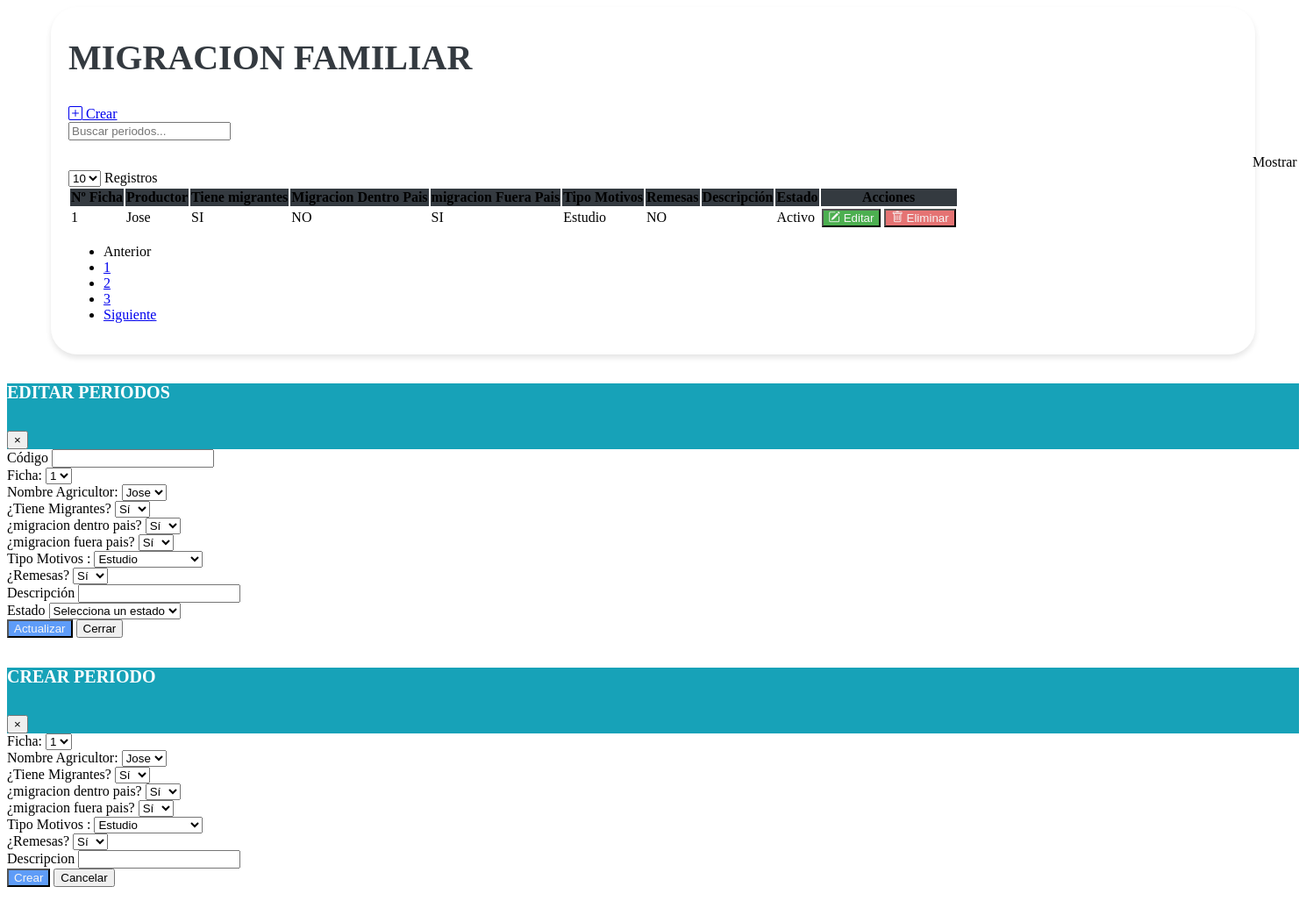
Before: /vistas/Mantenimiento_Migracion_Familiar.php with the older database file.
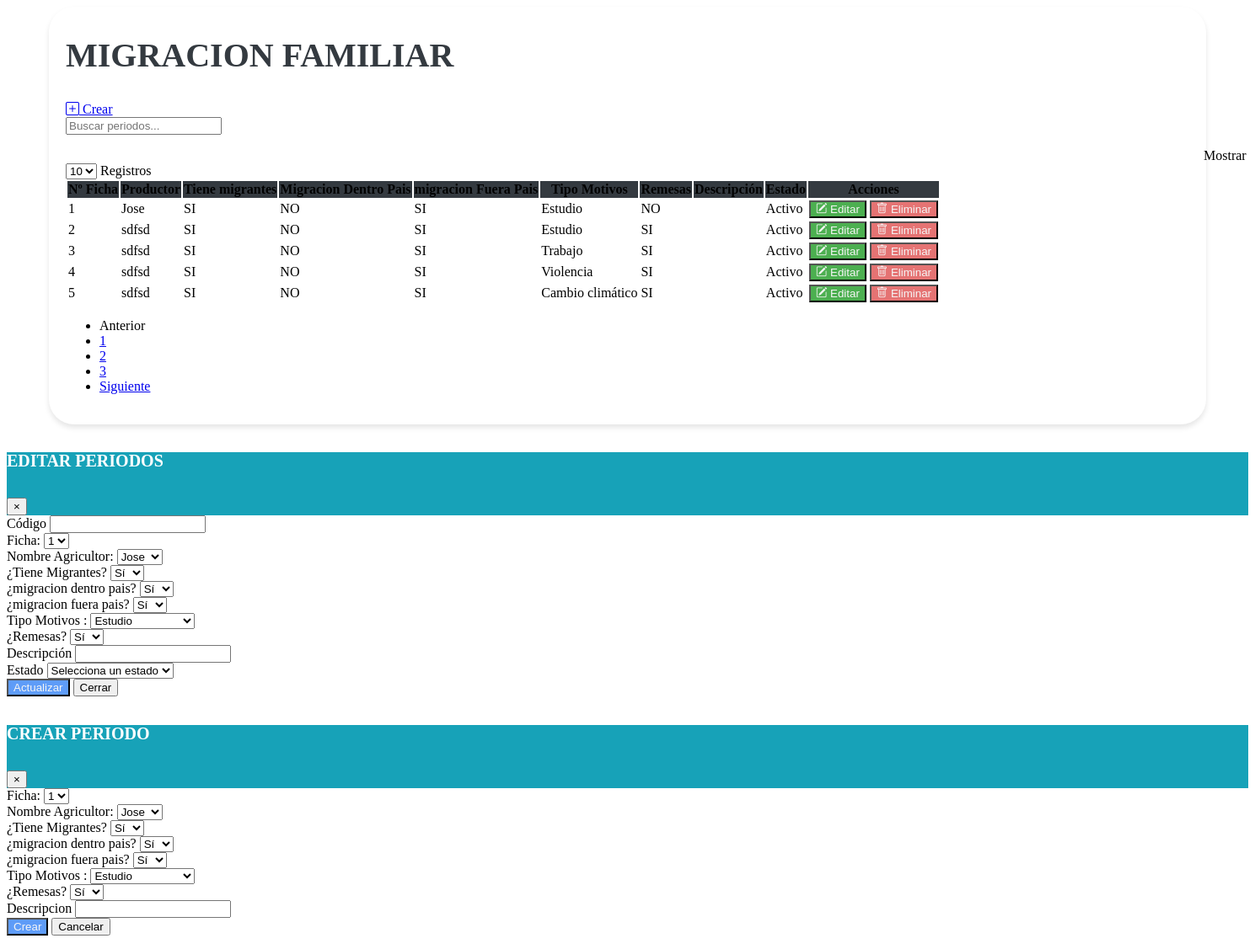
After: the same page with the newer database file.
### tables this page shows
CREATE TABLE `tbl_migracion_familiar` (
  `id_ficha` bigint(20) DEFAULT NULL,
  `id_productor` bigint(20) DEFAULT NULL,
  `id_migracion` bigint(20) NOT NULL,
  `tiene_migrantes` enum('S','N') DEFAULT NULL,
  `migracion_dentro_pais` enum('S','N') DEFAULT NULL,
  `migracion_fuera_pais` enum('S','N') DEFAULT NULL,
  `id_tipo_motivos` bigint(20) NOT NULL,
  `remesas` enum('S','N') DEFAULT NULL,
  `descripcion` text DEFAULT NULL,
  `creado_por` varchar(50) DEFAULT NULL,
  `fecha_creacion` timestamp NOT NULL DEFAULT current_timestamp(),
  `modificado_por` varchar(50) DEFAULT NULL,
  `fecha_modificacion` timestamp NOT NULL DEFAULT current_timestamp() ON UPDATE current_timestamp(),
  `estado` enum('A','I') DEFAULT NULL
);

CREATE TABLE `tbl_productor` (
  `id_ficha` varchar(50) DEFAULT NULL,
  `id_productor` bigint(20) NOT NULL,
  `primer_nombre` varchar(255) DEFAULT NULL,
  `segundo_nombre` varchar(255) DEFAULT NULL,
  `primer_apellido` varchar(255) DEFAULT NULL,
  `segundo_apellido` varchar(255) DEFAULT NULL,
  `identificacion` bigint(20) DEFAULT NULL,
  `fecha_nacimiento` date DEFAULT NULL,
  `genero` varchar(10) DEFAULT NULL,
  `estado_civil` varchar(20) DEFAULT NULL,
  `nivel_escolaridad` varchar(50) DEFAULT NULL,
  `ultimo_grado_escolar_aprobado` varchar(50) DEFAULT NULL,
  `telefono_1` int(11) DEFAULT NULL,
  `telefono_2` int(11) DEFAULT NULL,
  `telefono_3` int(11) DEFAULT NULL,
  `email_1` varchar(255) DEFAULT NULL,
  `email_2` varchar(255) DEFAULT NULL,
  `email_3` varchar(255) DEFAULT NULL,
  `descripcion` text DEFAULT NULL,
  `creado_por` varchar(25) DEFAULT NULL,
  `fecha_creacion` timestamp NOT NULL DEFAULT current_timestamp() ON UPDATE current_timestamp(),
  `modificado_por` varchar(25) DEFAULT NULL,
  `fecha_modificacion` timestamp NOT NULL DEFAULT current_timestamp(),
  `estado` enum('A','I') DEFAULT NULL
);

CREATE TABLE `tbl_motivos_migracion` (
  `Id_motivo` bigint(20) NOT NULL,
  `Motivo` varchar(255) DEFAULT NULL,
  `Descripcion` text DEFAULT NULL,
  `Creado_por` varchar(255) DEFAULT NULL,
  `Fecha_creacion` timestamp NOT NULL DEFAULT current_timestamp(),
  `Modificado_por` varchar(255) DEFAULT NULL,
  `Fecha_Actualizacion` timestamp NOT NULL DEFAULT current_timestamp() ON UPDATE current_timestamp(),
  `Estado` enum('A','I') NOT NULL DEFAULT 'A'
);

### vistas/Mantenimiento_Migracion_Familiar.php (the view, shortened to what the rows shown need)
<link href="https://cdn.jsdelivr.net/npm/bootstrap-icons@1.10.0/font/bootstrap-icons.css" rel="stylesheet">
<link rel="stylesheet" href="assets/css/estilos.css">
<div class="containertable">
    <div class="d-flex justify-content-between align-items-end mb-4">
        <div>
            <h1 class="poppins-font mb-2">MIGRACION FAMILIAR</h1>
            <br>
        </div>
    </div>
    <div class="table-responsive">
        <table class="table table-hover">
            <thead class="table-dark text-center" style="background-color: #343A40;">
                <tr>
                    <th scope="col">Nº Ficha </th>
                    <th scope="col">Productor</th>
                    <th scope="col">Tiene migrantes</th>
                    <th scope="col">Migracion Dentro Pais</th>
                    <th scope="col">migracion Fuera Pais</th>
                    <th scope="col">Tipo Motivos</th>
                    <th scope="col">Remesas</th>
                    <th scope="col">Descripción</th>
                    <th scope="col">Estado</th>
                    <th scope="col">Acciones</th>
                </tr>
            </thead>
            <tbody class="text-center">
                <?php
                include "../php/conexion_be.php";
                $sql = $conexion->query("SELECT
                MF.id_ficha,
                P.primer_nombre,
                MM.Motivo,
                MF.*
            FROM
                tbl_migracion_familiar MF
                INNER JOIN fichas F ON MF.id_ficha = F.id_ficha
                INNER JOIN tbl_productor P ON MF.id_productor = P.id_productor
                INNER JOIN tbl_motivos_migracion MM ON MF.id_tipo_motivos = MM.Id_motivo;
            ");
                while ($datos = $sql->fetch_object()) { ?>
                    <tr>
                        <td><?= $datos->id_migracion ?></td>
                        <td><?= $datos->primer_nombre ?></td>
                        <td><?php
                            if ($datos->tiene_migrantes == "S") {
                                echo '<span class="badge bg-success">SI</span>';
                            } else {
                                echo '<span class="badge bg-danger">NO</span>';
                            }
                            ?>
                        </td>
                        <td><?php
                            if ($datos->migracion_dentro_pais == "S") {
                                echo '<span class="badge bg-success">SI</span>';
                            } else {
                                echo '<span class="badge bg-danger">NO</span>';
                            }
                            ?>
                        </td>
                        <td><?php
                            if ($datos->migracion_fuera_pais == "S") {
                                echo '<span class="badge bg-success">SI</span>';
                            } else {
                                echo '<span class="badge bg-danger">NO</span>';
                            }
                            ?>
                        </td>
                        <td><?= $datos->Motivo ?></td>
                        <td><?php
                            if ($datos->remesas == "S") {
                                echo '<span class="badge bg-success">SI</span>';
                            } else {
                                echo '<span class="badge bg-danger">NO</span>';
                            }
                            ?>
                        </td>
                        <td><?= $datos->descripcion ?></td>
                        <td><?php
                            if ($datos->estado == "A") {
                                echo '<span class="badge bg-success">Activo</span>';
                            } else {
                                echo '<span class="badge bg-danger">Inactivo</span>';
                            }
                            ?></td>
                        <td>
                            <button type="button" class="btn btn-editar" data-toggle="modal" data-target="#modalEditar" onclick="abrirModalEditar('<?= $datos->id_migracion ?>', '<?= $datos->id_ficha ?>', '<?= $datos->id_productor ?>','<?= $datos->tiene_migrantes ?>', '<?= $datos->migracion_dentro_pais ?>','<?= $datos->migracion_fuera_pais ?>', '<?= $datos->id_tipo_motivos ?>','<?= $datos->remesas ?>', '<?= $datos->descripcion ?>', '<?= $datos->estado ?>')">
                                <i class="bi bi-pencil-square"></i>
                                Editar
                            </button>
                            <form id="deleteForm" method="POST" action="modelos/eliminar_migracion_familiar.php" style="display: inline;">
                                <button type="submit" class="btn btn-eliminar">
                                    <i class="bi bi-trash"></i>
                                    Eliminar
                                </button>
                            </form>
                        </td>
                    </tr>
                <?php }
                ?>
            </tbody>
        </table>
    </div>
</div>

Changed rows visible on the page:
added tbl_migracion_familiar: id_migracion "2", id_productor.primer_nombre "sdfsd", tiene_migrantes "SI", migracion_dentro_pais "NO", migracion_fuera_pais "SI", id_tipo_motivos.Motivo "Estudio", remesas "SI", estado "Activo"
added tbl_migracion_familiar: id_migracion "3", id_productor.primer_nombre "sdfsd", tiene_migrantes "SI", migracion_dentro_pais "NO", migracion_fuera_pais "SI", id_tipo_motivos.Motivo "Trabajo", remesas "SI", estado "Activo"
added tbl_migracion_familiar: id_migracion "4", id_productor.primer_nombre "sdfsd", tiene_migrantes "SI", migracion_dentro_pais "NO", migracion_fuera_pais "SI", id_tipo_motivos.Motivo "Violencia", remesas "SI", estado "Activo"
added tbl_migracion_familiar: id_migracion "5", id_productor.primer_nombre "sdfsd", tiene_migrantes "SI", migracion_dentro_pais "NO", migracion_fuera_pais "SI", id_tipo_motivos.Motivo "Cambio climático", remesas "SI", estado "Activo"
